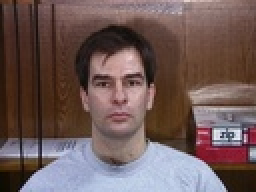
%> input picture TCVNAM/01.jpg, 128 x 96 px, shrunk from 640 x 480 before the run (shown 2 times larger)
$ octave FindBestUnit.m   (GNU Octave 9; MATLAB toolbox functions it lacks are replaced by stand-ins)
%> lines starting %> are read from the running program, lines starting %| are printed output that depends on the picture
clear all ;
close all ;
% 采用分治策略设计网络

% number of patterns to be remembered
m = 4 ;

% read and reshape the image to vector
Im = {
    rgb2gray(imread('01.jpg')), ...
    rgb2gray(imread('02.jpg')), ...
    rgb2gray(imread('03.jpg')), ...
    rgb2gray(imread('04.jpg')), ...
};
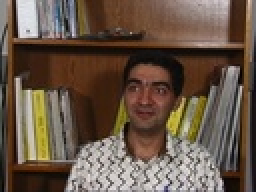
%> input picture TCVNAM/02.jpg, 128 x 96 px, shrunk from 640 x 480 before the run (shown 2 times larger)
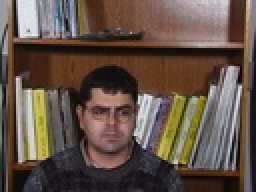
%> input picture TCVNAM/03.jpg, 128 x 96 px, shrunk from 640 x 480 before the run (shown 2 times larger)
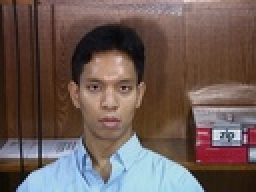
%> input picture TCVNAM/04.jpg, 128 x 96 px, shrunk from 640 x 480 before the run (shown 2 times larger)
%> Im = 4 items

[image_height, image_width] = size(Im{1});
%> image_height = 96; image_width = 128

unit_size = [5, 10, 20, 40, 80];
nmse_FindBestUnit = zeros(size(unit_size));
t = zeros(size(unit_size));


for iter_unit_size = 1:1:5
    t_start = cputime(); % Calculate the time ;
    % width and height of single unit image ;
    unit_width = unit_size(iter_unit_size) ;
    unit_height = unit_size(iter_unit_size) ;

    % iterations
    iter_row = image_height/unit_height ;
%> iter_row = 19.2
    iter_column = image_width/unit_width ;
%> iter_column = 25.6

    % Initialize cell matrix A U S V T;
    A = cell(iter_row, iter_column) ;
%> A = 475 items
    U = cell(iter_row, iter_column) ;
%> U = 475 items
    S = cell(iter_row, iter_column) ;
%> S = 475 items
    V = cell(iter_row, iter_column) ;
%> V = 475 items
    T = cell(iter_row, iter_column) ; % Triagular Matrix ;
%> T = 475 items
    W = cell(iter_row, iter_column) ;
%> W = 475 items
    H = cell(iter_row, iter_column);
%> H = 475 items

    alpha = 10 ;
    gamma = 0.25 ;
    phi0 = 2 * pi / 256 ;
    z_half = exp(1i * phi0/2 );

    for i = 1:1:iter_row
        for j = 1:1:iter_column
        % Step1 : Initialize matrix A and transform uint8 to double
        A_unit = exp( 1i * phi0 *  ...
                 double([
                    reshape(Im{1}( (i-1) * unit_height + 1:i * unit_height, (j-1) * unit_width + 1: j* unit_width ), unit_height * unit_width, 1),...
                    reshape(Im{2}( (i-1) * unit_height + 1:i * unit_height, (j-1) * unit_width + 1: j* unit_width ), unit_height * unit_width, 1),...
                    reshape(Im{3}( (i-1) * unit_height + 1:i * unit_height, (j-1) * unit_width + 1: j* unit_width ), unit_height * unit_width, 1),...
                    reshape(Im{4}( (i-1) * unit_height + 1:i * unit_height, (j-1) * unit_width + 1: j* unit_width ), unit_height * unit_width, 1)...
                 ]));
        A_unit_m = zeros(size(A_unit));
        for k = 1:1:m
            A_unit_m(:, k) = A_unit(:, m) ;
        end
        A_unit_svd = A_unit - A_unit_m ;
        A_unit_svd = A_unit_svd(:, 1:(m-1) );
        % Step 2
        [U_unit, S_unit, V_unit] = svd(A_unit_svd);

        % Step 3: Calculate the triangular matrix
        T = zeros(unit_height * unit_width,unit_height * unit_width );
        for a = 1:unit_height * unit_width
            for b = 1:unit_height * unit_width
                if(a == b && a >= m)
                    T(a, b) = rand();
                else if( a== b )
                        T(a, b) = alpha ;
                    else if(a > b && a >= m && b >= m)
                            T(a, b) = (rand() * 2 - 1) * gamma ;
                        end
                    end
                end
            end
        end

        W_unit = U_unit * T * U_unit' ;
        % Step 4 ;
        H_unit = alpha * A_unit(:, m) - W_unit * A_unit(:, m);


        A{i, j} = A_unit ;
        U{i, j} = U_unit ;
        S{i, j} = S_unit ;
        V{i, j} = V_unit ;
        W{i, j} = W_unit ;
        H{i, j} = H_unit ;
        end
    end
%> this loop made 19 passes

    close all ;
    % Im_input = zeros(image_height, image_width);
    Im_original =  rgb2gray( imread('01.jpg')) ;
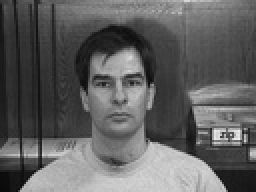
%> Im_original: size 96x128 uint8 (shown 2 times larger); min 9, max 239, mean 96.1
    Im_input = Im_original  + uint8( 100 * randn(size(Im_original))); % 高斯噪声
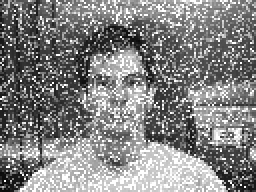
%> Im_input: size 96x128 uint8 (shown 2 times larger); min 10, max 255, mean 131.3
    % Im_input = imnoise(Im_original, 'salt & pepper', 0.1);
    Im_output = zeros(image_height, image_width);
%> Im_output: size 96x128 double; every value is 0

    figure('name', 'Input Test.');
    imshow(Im_input)

    X_iter = cell(image_height, image_width);
%> X_iter = 12288 items
    S_iter = cell(image_height, image_width);
%> S_iter = 12288 items

    number_of_iterations = 10 ;
    Im_output_Cell = cell(number_of_iterations);

%> (the run ends here)
